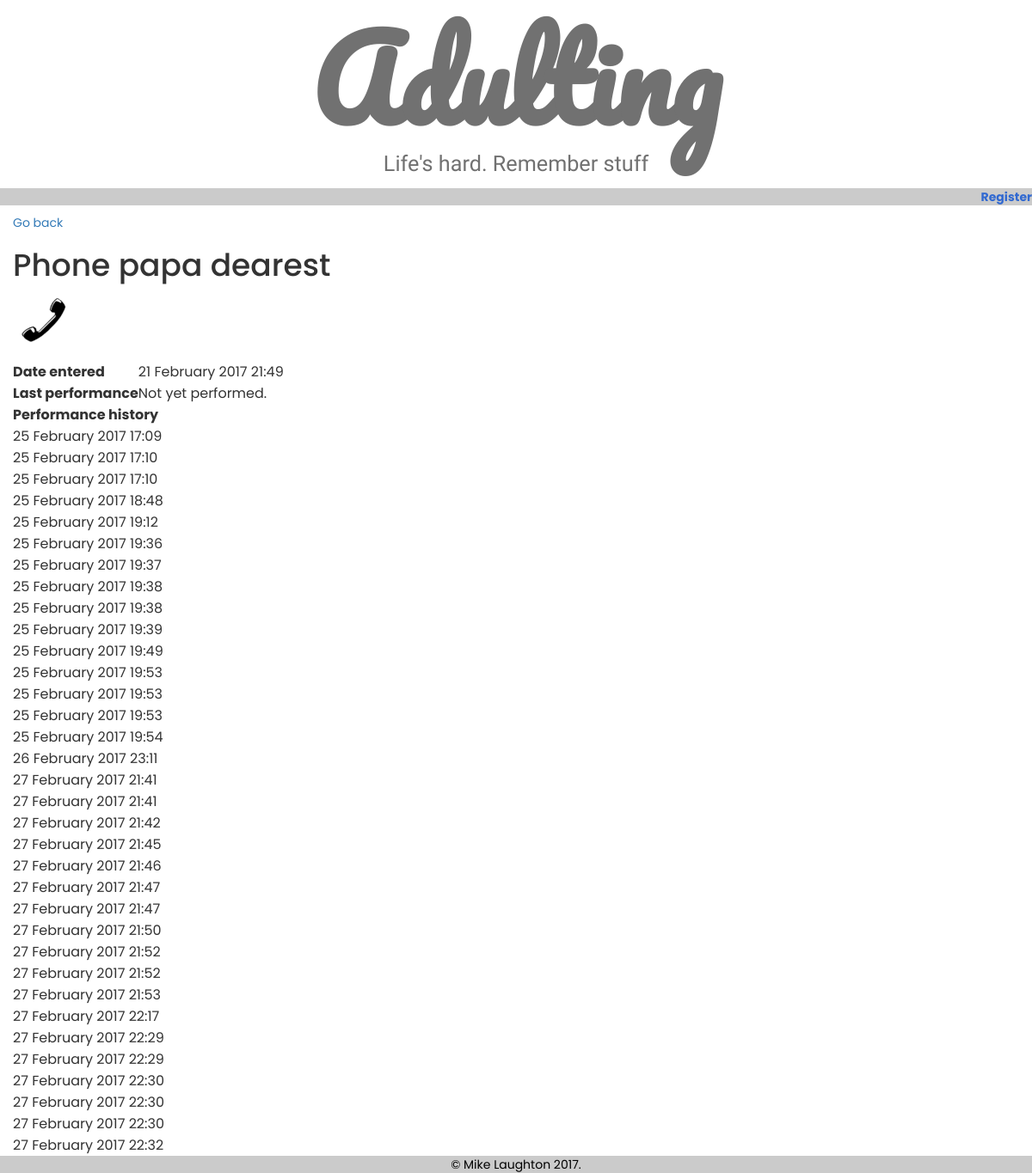
/detail/1, run on the app's committed database.
### reminders/models.py (models this page shows, shortened)
class Task(models.Model):
	user = models.ForeignKey(settings.AUTH_USER_MODEL,on_delete=models.CASCADE,blank=True,null=True)
	label = models.CharField(max_length=200)
	entry_date = models.DateTimeField(_('Date entered'))
	deadline = models.DateTimeField(_('Deadline'),blank=True,null=True)
	icon = models.ForeignKey(Icon,null=True,blank=True)
	is_secret = models.BooleanField(_('Secret?'))
	countdown = models.BooleanField(_('Countdown'),help_text=_('Countdown or countup?'),default=True)
	colour = models.CharField(_('Colour'),choices=COLOUR_CHOICES,default=COLOUR_CHOICES[0][0],max_length=7)
	def last_performed(self):
		return self.performance_set.order_by('-perf_date')[0].perf_date
	def __str__(self):
		return self.label

class Icon(models.Model):
	icon = models.ImageField(upload_to='uploads/%Y/%m/%d/')
	description = models.CharField(_('Description'),blank=True,null=True,max_length=100)
	def __str__(self):
		return self.description

class Performance(models.Model):
	task = models.ForeignKey(Task)
	perf_date = models.DateTimeField(_('Date performed'))

### reminders/views.py (the view)
# urls.py: url(r'^detail/(?P<pk>[0-9]*)/?$', views.TaskDetailView.as_view(),name='detail'),
class TaskDetailView(generic.DetailView):
	model = Task

### reminders/templates/reminders/task_detail.html (shortened to what this page needs)
{% extends "reminders/base.html" %}
{% load static i18n %}
{% get_media_prefix as media_prefix %}
{% block content %}
		<div class="row" id="">
			<div class="activity-single col-xs-12 col-sm-12 col-md-9" id="1">
				<p><a href="{% url 'reminders:index' %}">Go back</a><p>
				<h1 class="activity_title">{{task.label}}</h1>
				<p class="activity_icon"><img src="{% get_media_prefix %}/{{task.icon.icon}}" alt="{{task.icon}}"></p>
				<table>
					<tr>
						<th>{% trans 'Date entered' noop %}</th>
						<td><time>{{ task.entry_date|date:"d F Y" }} {{ task.entry_date|time:"H:i" }}</time></td>
					</tr>
					<tr>
						{% if countdown %}
						<th>Deadline</th>
						<td>{{ task.deadline|date:"d F Y" }} {{ task.deadline|date:"H:i" }}</td>
						{% else %}
						<th>Last performance</th>
						{% if task.last_performed|length > 0 %}
						<td>{{ task.last_performed|date:"d F Y" }} {{ task.last_performed|date:"H:i" }}</td>.
						{% else %}
						<td>Not yet performed.</td>
						{% endif %}
						{% endif %}
					</tr>
					<tr>
						<th colspan="2">
						Performance history
						</th>
					</tr>
					{% for performance in task.performance_set.all %}
					<tr>
					<td colspan="2">
						<time>{{ performance.perf_date|date:"d F Y" }} {{ performance.perf_date|time:"H:i" }}</time>
					</td>
					</tr>
					{% empty %}
					<td colspan="2">
					Not yet performed.
					</td>
					{% endfor %}
				</table>
{% endblock %}

### static/css/base.css (style rules this page uses)
body { font-family: Poppins; }

### data on the page
Task: label "Phone papa dearest", icon.icon (picture), entry_date "21 February 2017", entry_date "21:49"
Performance: perf_date "25 February 2017", perf_date "17:09"
Performance: perf_date "25 February 2017", perf_date "17:10"
Performance: perf_date "25 February 2017", perf_date "17:10"
Performance: perf_date "25 February 2017", perf_date "18:48"
Performance: perf_date "25 February 2017", perf_date "19:12"
Performance: perf_date "25 February 2017", perf_date "19:36"
Performance: perf_date "25 February 2017", perf_date "19:37"
Performance: perf_date "25 February 2017", perf_date "19:38"
Performance: perf_date "25 February 2017", perf_date "19:38"
Performance: perf_date "25 February 2017", perf_date "19:39"
Performance: perf_date "25 February 2017", perf_date "19:49"
Performance: perf_date "25 February 2017", perf_date "19:53"
Performance: perf_date "25 February 2017", perf_date "19:53"
Performance: perf_date "25 February 2017", perf_date "19:53"
Performance: perf_date "25 February 2017", perf_date "19:54"
Performance: perf_date "26 February 2017", perf_date "23:11"
Performance: perf_date "27 February 2017", perf_date "21:41"
Performance: perf_date "27 February 2017", perf_date "21:41"
Performance: perf_date "27 February 2017", perf_date "21:42"
Performance: perf_date "27 February 2017", perf_date "21:45"
Performance: perf_date "27 February 2017", perf_date "21:46"
Performance: perf_date "27 February 2017", perf_date "21:47"
Performance: perf_date "27 February 2017", perf_date "21:47"
Performance: perf_date "27 February 2017", perf_date "21:50"
Performance: perf_date "27 February 2017", perf_date "21:52"
Performance: perf_date "27 February 2017", perf_date "21:52"
Performance: perf_date "27 February 2017", perf_date "21:53"
Performance: perf_date "27 February 2017", perf_date "22:17"
Performance: perf_date "27 February 2017", perf_date "22:29"
Performance: perf_date "27 February 2017", perf_date "22:29"
Performance: perf_date "27 February 2017", perf_date "22:30"
Performance: perf_date "27 February 2017", perf_date "22:30"
Performance: perf_date "27 February 2017", perf_date "22:30"
Performance: perf_date "27 February 2017", perf_date "22:32"
